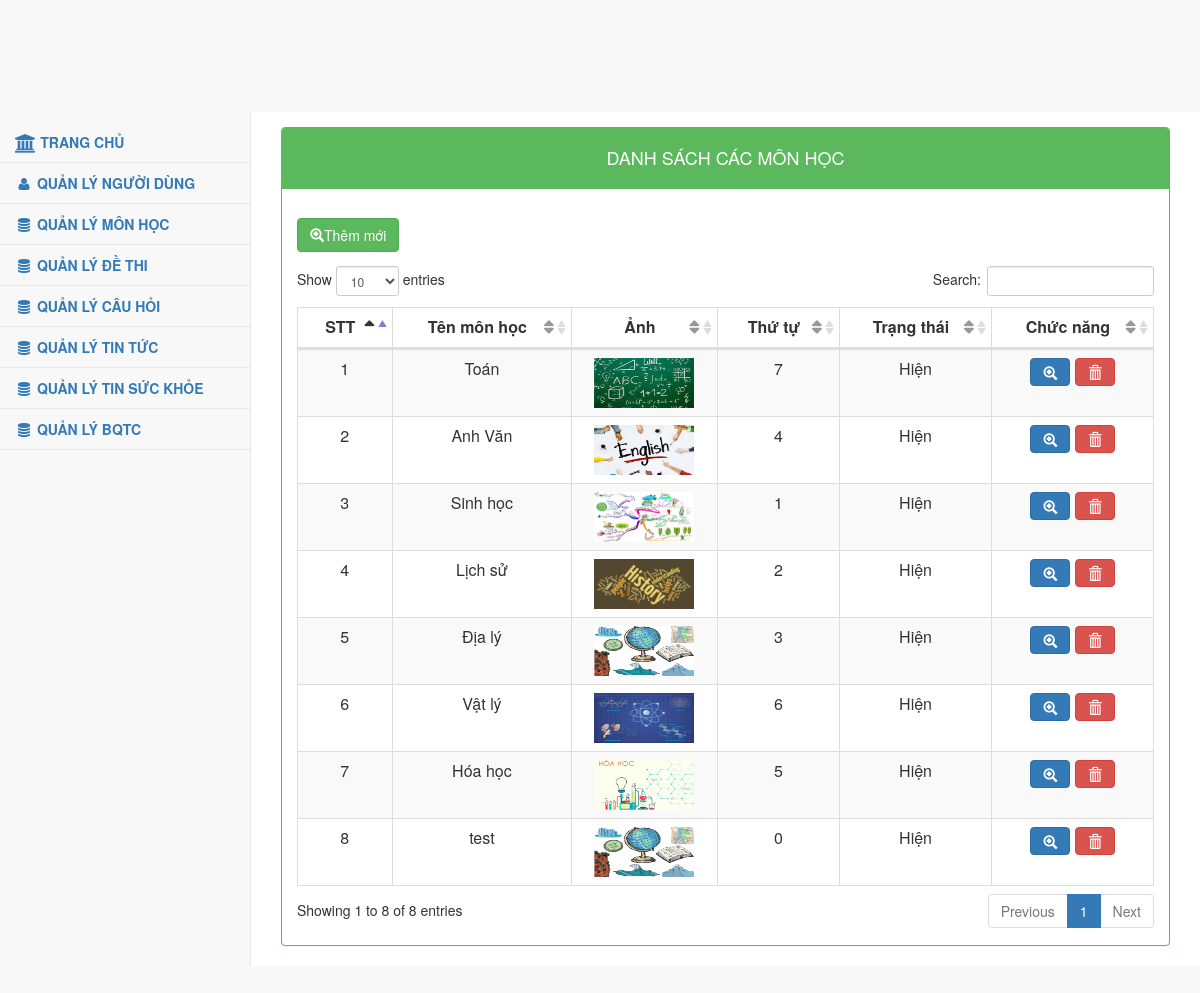
Page /admin/monhocad.php on the committed database.
### tables this page shows
CREATE TABLE IF NOT EXISTS `monhoc` (
  `idmonhoc` int(20) NOT NULL,
  `tenmonhoc` varchar(255) NOT NULL,
  `anh` varchar(255) NOT NULL,
  `stt` int(20) NOT NULL,
  `hide` int(20) NOT NULL
);

### admin/monhocad.php (the view, shortened to what this page needs)
<?php
    require_once("mysql.php");
    $conn = new mysqli($db_host, $db_username, $db_password, $db_name);
    mysqli_set_charset($conn, 'UTF8');
    $result = $conn->query("SELECT * from monhoc");
?>
<div style="padding-top:8em; padding-bottom:10em;">
<head>
    <link href="vendor/bootstrap/css/bootstrap.min.css" rel="stylesheet">
    <link href="vendor/metisMenu/metisMenu.min.css" rel="stylesheet">
    <link href="dist/css/sb-admin-2.css" rel="stylesheet">
    <link href="vendor/morrisjs/morris.css" rel="stylesheet">
    <link href="vendor/font-awesome/css/font-awesome.min.css" rel="stylesheet" type="text/css">
    <link href="vendor/datatables-plugins/dataTables.bootstrap.css" rel="stylesheet">
    <link href="vendor/datatables-responsive/dataTables.responsive.css" rel="stylesheet">
</head>
<body>
    <div id="wrapper">
            <div class="navbar-default sidebar" role="navigation" style="margin-top: 10px;">
                <div class="sidebar-nav navbar-collapse">
                    <ul class="nav" id="side-menu">
                      <li>
                           <a href="?thread=admin"><i class="fa fa-university fa-lg"></i> <b>TRANG CHỦ</b></a>
                      </li>
                      <li>
                          <a href="?thread=nguoidung"><i class="fa fa-user fa-fw"></i><b> QUẢN LÝ NGƯỜI DÙNG</b></a>
                      </li>
                      <li>
                          <a href="?thread=monhocad"><i class="fa fa-database fa-fw"></i><b> QUẢN LÝ MÔN HỌC</b></a>
                      </li>
                      <li>
                          <a href="?thread=dethiad"><i class="fa fa-database fa-fw"></i><b> QUẢN LÝ ĐỀ THI</b></a>
                      </li>
                      <li>
                          <a href="?thread=cauhoiad"><i class="fa fa-database fa-fw"></i><b> QUẢN LÝ CÂU HỎI</b></a>
                      </li>
                      <li>
                          <a href="?thread=tintucad"><i class="fa fa-database fa-fw"></i><b> QUẢN LÝ TIN TỨC</b></a>
                      </li>
                      <li>
                          <a href="?thread=suckhoead"><i class="fa fa-database fa-fw"></i><b> QUẢN LÝ TIN SỨC KHỎE</b></a>
                      </li>
                      <li>
                          <a href="?thread=biquyetad"><i class="fa fa-database fa-fw"></i><b> QUẢN LÝ BQTC</b></a>
                      </li>
                    </ul>
                </div>
            </div>
            <div id="page-wrapper" style="padding-top: 15px;">
                <div class="row">
                    <div class="col-lg-12">
                        <div class="panel panel-green">
                            <div class="panel-heading">
                                <center><h4>DANH SÁCH CÁC MÔN HỌC </h4></center>
                            </div>
                            <div class="panel-body">
                              <div style="padding-bottom:1em;padding-top:1em;"><a href="?thread=themmonhoc"><button type="button" class="btn btn-success"><span class="glyphicon glyphicon-zoom-in"></span>Thêm mới</button></a> </div>
                                <table width="100%" class="table table-striped table-bordered table-hover" id="dataTables-example">
                                    <thead>
                                        <tr>
                                          <th style="text-align: center">STT</th>
                                          <th style="text-align: center">Tên môn học</th>
                                          <th style="text-align: center">Ảnh</th>
                                          <th style="text-align: center">Thứ tự</th>
                                          <th style="text-align: center">Trạng thái</th>
                                          <th style="text-align: center">Chức năng</th>
                                        </tr>
                                    </thead>
                                    <tbody>
                                        <?php
                                          $i=1;
                                          while($row = $result->fetch_assoc())
                                          {
                                        ?>
                                        <tr>
                                            <td style="text-align: center">
                                                   <?php echo $i++; ?>
                                            </td>
                                            <td style="text-align: center">
                                                    <?php echo $row['tenmonhoc'] ?>
                                            </td>
                                            <td style="text-align: center">
                                                    <img src="<?php echo $row['anh'] ?>"style="width:100px;height:50px;">
                                            </td>
                                            <td style="text-align: center">
                                                    <?php echo $row['stt'] ?>
                                            </td>
                                            <td style="text-align: center">
                                                   <?php if ($row['hide']==1) echo "Ẩn"; else echo "Hiện"; ?>
                                            </td>
                                            <td style="text-align: center">
                                              <a href="?thread=xemmonhoc&idmonhoc=<?php echo $row['idmonhoc']; ?>"><button type="button" class="btn btn-primary"><span class="glyphicon glyphicon-zoom-in"></span></button></a>
                                              <button type="button" class="btn btn-danger" onclick="if (confirm('Bạn có chắc chắn xoá mục này không?')) window.location.href='?thread=xoamonhoc&idmonhoc=<?php echo $row['idmonhoc']; ?>'"><span class="glyphicon glyphicon-trash"></span></button>
                                            </td>
                                        </tr>
                                        <?php
                                          }
                                        ?>
                                    </tbody>
                                </table>
                            </div>
                        </div>
                    </div>
                </div>
            </div>
    </div>
</body>
</html>
</div>

### rows in the picture
monhoc: tenmonhoc "Toán", anh (picture), stt "7", hide "Hiện"
monhoc: tenmonhoc "Anh Văn", anh (picture), stt "4", hide "Hiện"
monhoc: tenmonhoc "Sinh học", anh (picture), stt "1", hide "Hiện"
monhoc: tenmonhoc "Lịch sử", anh (picture), stt "2", hide "Hiện"
monhoc: tenmonhoc "Địa lý", anh (picture), stt "3", hide "Hiện"
monhoc: tenmonhoc "Vật lý", anh (picture), stt "6", hide "Hiện"
monhoc: tenmonhoc "Hóa học", anh (picture), stt "5", hide "Hiện"
monhoc: tenmonhoc "test", anh (picture), stt "0", hide "Hiện"
